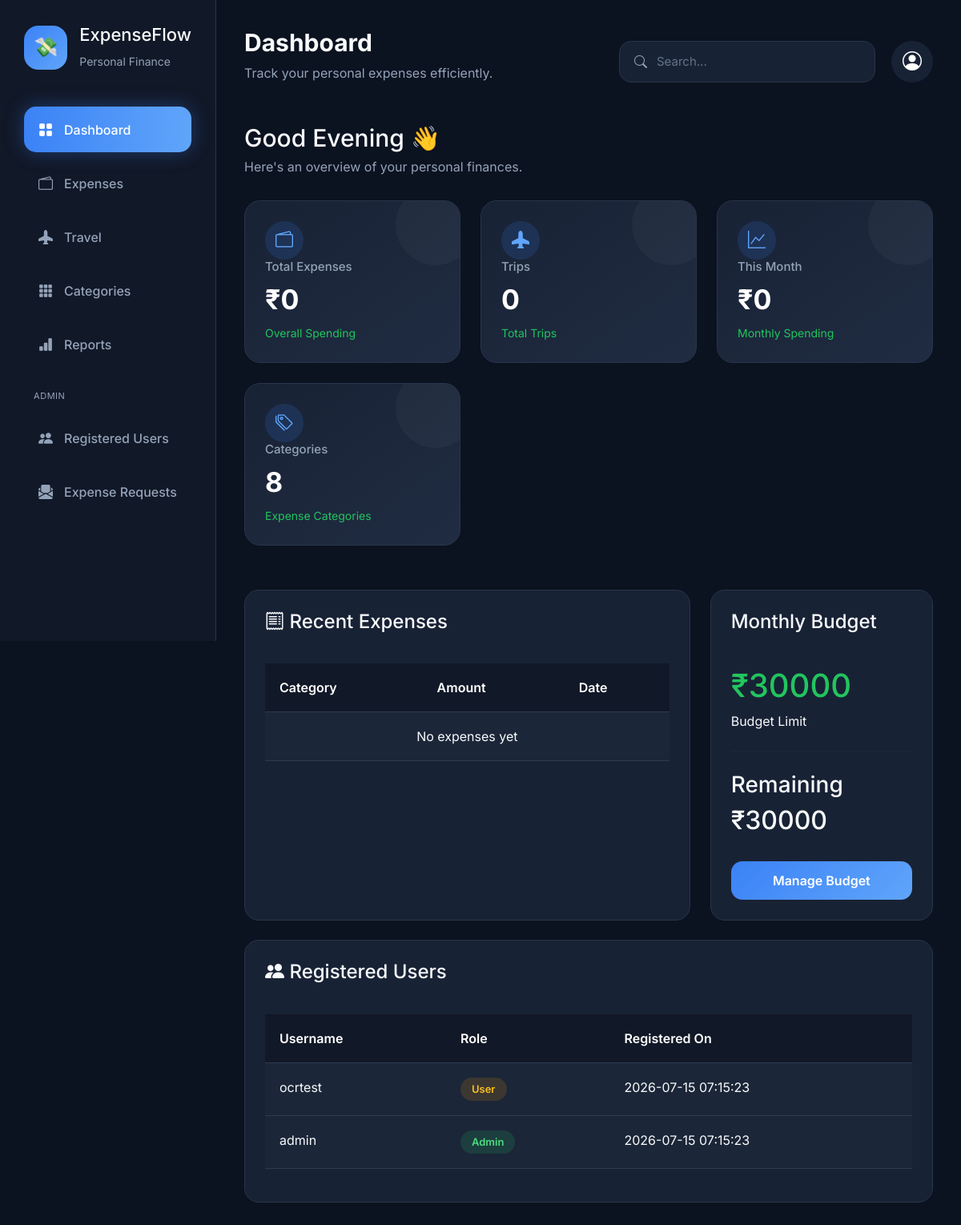
The page / (signed in) on the database its author committed.
### tables this page shows
CREATE TABLE users(
        user_id INTEGER PRIMARY KEY AUTOINCREMENT,
        username TEXT UNIQUE NOT NULL,
        password TEXT NOT NULL,
        budget REAL NOT NULL DEFAULT 30000
    , is_admin INTEGER NOT NULL DEFAULT 0, created_at DATETIME);

### app.py (the view)
@app.route("/")
def dashboard():
    conn = sqlite3.connect(DATABASE)
    conn.row_factory = sqlite3.Row
    total_expenses = conn.execute("""
        SELECT
            IFNULL(SUM(amount), 0)
        FROM (
            SELECT amount
            FROM expenses
            WHERE user_id=?

            UNION ALL

            SELECT te.amount
            FROM travel_expenses te
            JOIN travel_requests tr
                ON te.travel_id = tr.travel_id
            WHERE te.user_id=?
            AND tr.status IN ('Ongoing', 'Completed')
        )
    """,(session["user_id"], session["user_id"])).fetchone()[0]
    trip_count = conn.execute("""
        SELECT
            COUNT(*)
        FROM travel_requests WHERE user_id=?
    """,(session["user_id"],)).fetchone()[0]
    category_count = conn.execute("""
        SELECT
            COUNT(*)
        FROM categories
        WHERE user_id=?
    """,(session["user_id"],)).fetchone()[0]
    budget = conn.execute("""
        SELECT budget
        FROM users
        WHERE user_id=?
    """,(session["user_id"],)).fetchone()[0]
    monthly_total = conn.execute("""
        SELECT
            IFNULL(SUM(amount), 0)
        FROM (
            SELECT amount, expense_date
            FROM expenses
            WHERE user_id=?

            UNION ALL

            SELECT te.amount, te.expense_date
            FROM travel_expenses te
            JOIN travel_requests tr
                ON te.travel_id = tr.travel_id
            WHERE te.user_id=?
            AND tr.status IN ('Ongoing', 'Completed')
        )
        WHERE strftime('%Y-%m', expense_date) = strftime('%Y-%m', 'now')
    """,(session["user_id"], session["user_id"])).fetchone()[0]
    recent_expenses = conn.execute("""
        SELECT *
        FROM expenses
        WHERE user_id=?
        ORDER BY expense_id DESC
        LIMIT 5
    """,(session["user_id"],)).fetchall()
    registered_users = None
    pending_request_count = 0
    if session.get("is_admin"):
        registered_users = conn.execute("""
            SELECT
                user_id,
                username,
                is_admin,
                created_at
            FROM users
            ORDER BY created_at DESC, user_id DESC
        """).fetchall()
        pending_request_count = conn.execute("""
            SELECT COUNT(*)
            FROM travel_expense_requests
            WHERE status='Pending'
        """).fetchone()[0]
    conn.close()
    return render_template(
        "dashboard.html",
        total_expenses=total_expenses,
        trip_count=trip_count,
        category_count=category_count,
        monthly_total=monthly_total,
        recent_expenses=recent_expenses,
        budget=budget,
        registered_users=registered_users,
        pending_request_count=pending_request_count
    )

### app.py (called while the page is built)
@app.before_request
def require_login():
    if request.endpoint is None:
        return
    allowed_routes = {
        "login",
        "signup",
        "logout",
        "static"
    }
    if request.endpoint in allowed_routes:
        return
    if "user_id" not in session:
        return redirect("/login")
    if request.endpoint.startswith("admin_") and not session.get("is_admin"):
        flash("You don't have permission to view that page.")
        return redirect("/")

### templates/dashboard.html (shortened to what this page needs)
{% extends 'base.html' %}
{% set page_title = "Dashboard" %}
{% block content %}
<div class="page-header">
    <h2>
        Good Evening 👋
    </h2>
    <p>
        Here's an overview of your personal finances.
    </p>
</div>
<div class="dashboard-grid">
    <div class="dashboard-card">
        <div class="icon-circle">
            <i class="bi bi-wallet2"></i>
        </div>
        <h6>
            Total Expenses
        </h6>
        <h2>
            ₹{{ total_expenses }}
        </h2>
        <span>
            Overall Spending
        </span>
    </div>
    <div class="dashboard-card">
        <div class="icon-circle">
            <i class="bi bi-airplane-fill"></i>
        </div>
        <h6>
            Trips
        </h6>
        <h2>
            {{ trip_count }}
        </h2>
        <span>
            Total Trips
        </span>
    </div>
    <div class="dashboard-card">
        <div class="icon-circle">
            <i class="bi bi-graph-up"></i>
        </div>
        <h6>
            This Month
        </h6>
        <h2>
            ₹{{ monthly_total }}
        </h2>
        <span>
            Monthly Spending
        </span>
    </div>
    <div class="dashboard-card">
        <div class="icon-circle">
            <i class="bi bi-tags"></i>
        </div>
        <h6>
            Categories
        </h6>
        <h2>
            {{ category_count }}
        </h2>
        <span>
            Expense Categories
        </span>
    </div>
</div>
<div class="dashboard-lower-grid">
    <div class="content-card">
        <h4>
            <i class="bi bi-receipt"></i>
            Recent Expenses
        </h4>
        <div class="table-responsive">
        <table class="table">
            <thead>
                <tr>
                    <th>
                        Category
                    </th>
                    <th>
                        Amount
                    </th>
                    <th>
                        Date
                    </th>
                </tr>
            </thead>
            <tbody>
                {% if recent_expenses %}
                    {% for expense in recent_expenses %}
                    <tr>
                        <td>
                            {{ expense.category }}
                        </td>
                        <td>
                            ₹{{ expense.amount }}
                        </td>
                        <td>
                            {{ expense.expense_date }}
                        </td>
                    </tr>
                    {% endfor %}
                {% else %}
                    <tr>
                        <td
                        colspan="3"
                        style="text-align:center;">
                            No expenses yet
                        </td>
                    </tr>
                {% endif %}
            </tbody>
        </table>
        </div>
    </div>
    <div class="content-card">
        <h4>
            Monthly Budget
        </h4>
        <br>
        <h1
        style="
        color:var(--green);">
            ₹{{ "%.2f"|format(budget)|replace(".00","") }}
        </h1>
        <p>
            Budget Limit
        </p>
        <hr>
        <h3>
            Remaining
        </h3>
        <h2
        style="{% if (budget - monthly_total) < 0 %}color:var(--red);{% endif %}">
            ₹{{ "%.2f"|format(budget - monthly_total)|replace(".00","") }}
        </h2>
        <br>
        <button
        class="btn btn-primary w-100"
        onclick="openBudgetModal()">
            Manage Budget
        </button>
    </div>
</div>
{% if registered_users is not none %}
<div class="content-card" style="margin-top:24px;">
    <h4>
        <i class="bi bi-people-fill"></i>
        Registered Users
    </h4>
    <div class="table-responsive">
    <table class="table">
        <thead>
            <tr>
                <th>Username</th>
                <th>Role</th>
                <th>Registered On</th>
            </tr>
        </thead>
        <tbody>
            {% for u in registered_users %}
            <tr>
                <td>
                    {{ u.username }}
                </td>
                <td>
                    {% if u.is_admin %}
                        <span class="badge badge-approved">Admin</span>
                    {% else %}
                        <span class="badge badge-pending">User</span>
                    {% endif %}
                </td>
                <td>
                    {{ u.created_at }}
                </td>
            </tr>
            {% endfor %}
        </tbody>
    </table>
    </div>
</div>
{% endif %}
{% endblock %}

### static/css/style.css (style rules this page uses)
:root { --bg:#0B1220; --sidebar:#111827; --card:#182235; --card-light:#202C42; --primary:#3B82F6; --primary-hover:#2563EB; --green:#22C55E; --yellow:#F59E0B; --red:#EF4444; --text:#F8FAFC; --muted:#94A3B8; --border:#283548; --shadow: 0 10px 35px rgba(0,0,0,.35); --radius:18px; }
* { margin:0; padding:0; box-sizing:border-box; }
html { scroll-behavior:smooth; }
body { background:var(--bg); color:var(--text); font-family:"Inter",sans-serif; }
.page-header { margin-bottom:30px; }
.page-header h2 { font-size:30px; margin-bottom:6px; }
.page-header p { color:var(--muted); }
.dashboard-grid { display:grid; grid-template-columns:repeat(auto-fit,minmax(220px,1fr)); gap:25px; margin-bottom:35px; }
.dashboard-lower-grid { display:grid; grid-template-columns:2fr 1fr; gap:25px; margin-top:30px; }
.dashboard-card { background:linear-gradient( 145deg, var(--card), var(--card-light) ); border:1px solid var(--border); border-radius:20px; padding:25px; transition:.35s; position:relative; overflow:hidden; }
.dashboard-card::before { content:""; position:absolute; right:-20px; top:-20px; width:100px; height:100px; border-radius:50%; background:rgba(255,255,255,.03); }
.dashboard-card h6 { color:var(--muted); font-size:15px; margin-bottom:12px; }
.dashboard-card h2 { font-size:34px; font-weight:700; color:white; }
.dashboard-card span { color:var(--green); font-size:14px; }
.btn { border:none; border-radius:14px; padding:12px 22px; font-weight:600; transition:.3s; }
.btn-primary { background:linear-gradient( 135deg, var(--primary), #60A5FA ); color:white; }
.table { width:100%; border-collapse:collapse; margin-top:20px; overflow:hidden; }
.table thead { background:#111827; }
.table th { color:white; padding:18px; font-weight:600; border-bottom:1px solid var(--border); }
.table td { padding:18px; border-bottom:1px solid var(--border); color:#CBD5E1; }
.table tbody tr { transition:.3s; }
.badge { padding:8px 14px; border-radius:25px; font-size:13px; font-weight:600; }
.badge-approved { background:rgba(34,197,94,.15); color:#4ADE80; }
.badge-pending { background:rgba(245,158,11,.15); color:#FBBF24; }
.content-card { background:var(--card); border:1px solid var(--border); border-radius:18px; padding:25px; margin-top:20px; }
.content-card h4 { margin-bottom:18px; }
.icon-circle { width:48px; height:48px; border-radius:50%; display:flex; align-items:center; justify-content:center; background:rgba(59,130,246,.15); color:#60A5FA; font-size:22px; }
hr { border:none; height:1px; background:var(--border); margin:25px 0; }
.page-card, .dashboard-card, .expense-card, .category-card, .trip-card { animation:fadeUp .45s ease; }
.table { width:100%; border-collapse:collapse; background:transparent !important; }
.table thead { background:#111827 !important; }
.table th { background:#111827 !important; color:white !important; border-color:#2E3A4F !important; }
.table td { background:#1B2638 !important; color:#F8FAFC !important; border-color:#2E3A4F !important; }
.table-responsive { overflow-x:auto; }

### rows shown on the page
users: budget "30000", username "admin", is_admin "Admin", created_at "2026-07-15 07:15:23"
users: username "ocrtest", is_admin "User", created_at "2026-07-15 07:15:23"

### other values the page prints
{{ page_title }} "Dashboard"
{{ total_expenses }} "0"
{{ trip_count }} "0"
{{ monthly_total }} "0"
{{ category_count }} "8"
